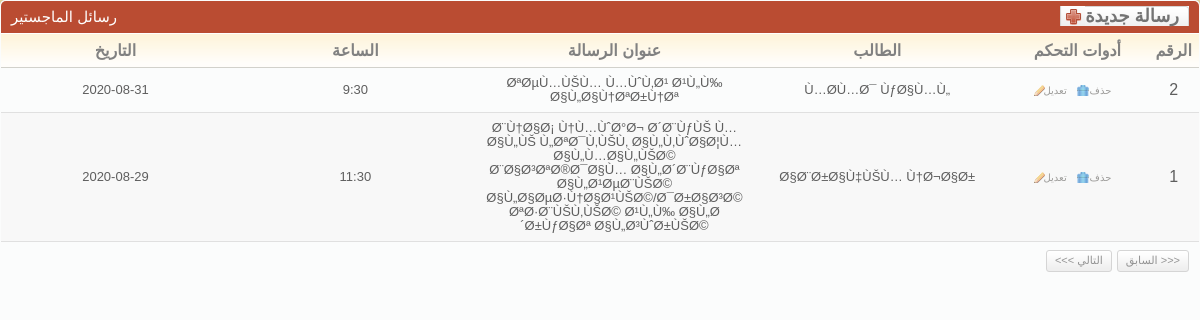
The app's page /desgin/cp/showMessages_Debate.php with its own data.
### tables this page shows
CREATE TABLE `messages_debate` (
  `id` int(11) NOT NULL,
  `messages_id` int(11) NOT NULL,
  `supervisor_name1` text NOT NULL,
  `supervisor_desc1` text NOT NULL,
  `supervisor_name2` text NOT NULL,
  `supervisor_desc2` text NOT NULL,
  `supervisor_name3` text NOT NULL,
  `supervisor_desc3` text NOT NULL,
  `supervisor_name4` text NOT NULL,
  `supervisor_desc4` text NOT NULL,
  `supervisor_name5` text NOT NULL,
  `supervisor_desc5` text NOT NULL,
  `the_time` text NOT NULL,
  `the_date` date NOT NULL,
  `the_place` text NOT NULL,
  `pdf` text NOT NULL,
  `done` text NOT NULL
);

CREATE TABLE `messages` (
  `id` int(11) NOT NULL,
  `depa_id` int(11) NOT NULL,
  `university_no` text NOT NULL,
  `name` text NOT NULL,
  `title` text NOT NULL,
  `supervisor_name` text NOT NULL,
  `supervisor_name1` text NOT NULL,
  `registration_date` date NOT NULL,
  `grant_date` date NOT NULL,
  `comments_data` text NOT NULL
);

### database/Connection.php (called while the page is built, shortened)
<?php
$pagging_count = 15;
?>

### database/messages/MessagesDbase.php (called while the page is built, shortened)
<?php
class MessagesDbase
{
	function  getMessageByID($id)
	{
		$product = new Messages();
		$query   = "select * from messages where id=".$id;
		$result  = mysql_query($query);
		$row     = mysql_fetch_array($result);
		$product->id = $row["id"];
		$product->depa_id = $row["depa_id"];
		$product->university_no = $row["university_no"];
		$product->name = $row["name"];
		$product->title = $row["title"];
		$product->supervisor_name = $row["supervisor_name"];
		$product->supervisor_name1 = $row["supervisor_name1"];
		$product->registration_date = $row["registration_date"];
		$product->grant_date = $row["grant_date"];
		$product->comments_data = $row["comments_data"];
		return $product;
	}
	function  getCountMessages_Debate()
	{
		$query = "select count(id) as lolo from messages_debate order by id";
		$result= mysql_query($query);
		$row   = mysql_fetch_array($result);
		return $row["lolo"];
	}
	function getMessages_Debate( $offset , $row_count)
	{
		$products = array();
		$query       = "select * from messages_debate order by id desc LIMIT ".$row_count." OFFSET ".$offset;
		$result      = mysql_query($query);
		$num_results = mysql_num_rows($result);
		for($i = 0; $i < $num_results; $i++){
			$product = new Messages_Debate();
			$row     = mysql_fetch_array($result);
			$product->id = $row["id"];
			$product->messages_id = $row["messages_id"];
			$product->supervisor_name1 = $row["supervisor_name1"];
			$product->supervisor_desc1 = $row["supervisor_desc1"];
			$product->supervisor_name2 = $row["supervisor_name2"];
			$product->supervisor_desc2 = $row["supervisor_desc2"];
			$product->supervisor_name3 = $row["supervisor_name3"];
			$product->supervisor_desc3 = $row["supervisor_desc3"];
			$product->supervisor_name4 = $row["supervisor_name4"];
			$product->supervisor_desc4 = $row["supervisor_desc4"];
			$product->supervisor_name5 = $row["supervisor_name5"];
			$product->supervisor_desc5 = $row["supervisor_desc5"];
			$product->the_time = $row["the_time"];
			$product->the_date = $row["the_date"];
			$product->the_place = $row["the_place"];
			$product->pdf = $row["pdf"];
			$product->done = $row["done"];
			$products[$i] = $product;
		}
		return $products;
	}
}
?>

### desgin/cp/showMessages_Debate.php (the view, shortened to what this page needs)
<link rel="stylesheet" href="css/style.css" type="text/css" media="all" />
<?
extract($_REQUEST);
include("../../database/Connection.php");
include("../../database/messages/MessagesDbase.php");
$db = new MessagesDbase();
if($offset == "")
{
	$offset = 0;
}
if($row_count == "")
{
	$row_count = $pagging_count;
}
$all_rows_count = $db->getCountMessages_Debate();
$products       = $db->getMessages_Debate($offset,$row_count);
?>
<div class="box">
	<div class="box-head">
		<h2 class="left">
			رسائل الماجستير
		</h2>
		<h2 class="right">
			<a href="#" name="aa3" id="aa3" class="add-button">
				<span>
					رسالة جديدة
				</span>
			</a>
		</h2>
	</div>
	<div class="table">
		<?
		if(count($products) != 0)
		{
			?>
			<table width="100%" border="0" cellspacing="0" cellpadding="0">
				<tr>
					<th width="266">
						التاريخ
					</th>
					<th width="292">
						الساعة
					</th>
					<th width="284">
						عنوان الرسالة
					</th>
					<th width="284">
						الطالب
					</th>
					<th width="157">
						أدوات التحكم
					</th>
					<th width="49">
						الرقم
					</th>
				</tr>
				<?
				for($a1 = 0;$a1 < count($products);$a1++)
				{
					$products_one = $products[$a1];
					?>
					<tr <? echo (( $a1 % 2 ) ? "class='odd'" : "" ); ?> >
						<td align="center">
							<h3>
								<?
								echo $products_one->the_date;
								?>
							</h3>
						</td>
						<td align="center">
							<h3>
								<?
								echo $products_one->the_time;
								?>
							</h3>
						</td>
						<td align="center">
							<h3>
								<?
								$dddd = $db->getMessageByID($products_one->messages_id);
								echo $dddd->title;
								?>
							</h3>
						</td>
						<td align="center">
							<h3>
								<?
								echo $dddd->name;
								?>
							</h3>
						</td>
						<td align="center">
							<a href="#" val="<? echo $products_one->id; ?>"  key="deleteMessages_Debate.php" path="<? echo $products_one->pdf; ?>" onclick="call_click(this);" class="ico del">
								حذف
							</a>
							<a href="#" val="<? echo $products_one->id; ?>" key="updateMessages_Debate.php" onclick="call_click(this);" class="ico edit">
								تعديل
							</a>
						</td>
						<td align="center">
							<? echo ($all_rows_count - $offset - $a1); ?>
						</td>
					</tr>
					<?
				}
				?>
			</table>
			<div class="pagging">
				<div class="right">
					<a id="perv_" href="#">
						<<< التالي
					</a>
					<a id="next_" href="#">
						السابق >>>
					</a>
				</div>
			</div>
			<?
		}
		?>
	</div>
</div>

### desgin/cp/css/style.css (style rules this page uses)
* { padding: 0; margin: 0; outline: 0; }
a { color: #ba4c32; text-decoration: underline; cursor: pointer; }
.left, .alignleft { float: left; display: inline; }
.right, .alignright { float: right; display: inline; }
h2 { font-size: 15px; font-weight: normal; }
h3 { font-size: 13px; line-height: 14px; font-weight: normal; }
.table th { background: #fffdfa url(images/th.gif) repeat-x 0 0; color: #818181; text-align: center; padding: 7px 2px; border-bottom: solid 1px #d2d1cb; }
.table td { background: #fbfcfc; border-bottom: solid 1px #e0e0e0; padding: 8px 2px; }
.table tr.odd td { background: #f8f8f8; }
.box { background: #fbfcfc; height: 100%; padding: 1px; margin-bottom: 20px; }
.box-head { background: #ba4c32; height: 32px; color: #fff; padding: 0 10px; line-height: 32px; white-space: nowrap; border-bottom: solid 1px #fff; }
.box-head .right { padding-top: 5px; line-height: 13px; }
.pagging { height: 20px; padding: 8px 10px; line-height: 19px; color: #949494; }
.pagging a { background: url(images/pagging.gif) repeat-x 0 0; height: 20px; float: left; padding: 0 8px; border: solid 1px #d5d5d5; text-decoration: none; color: #949494; margin-left: 5px; }
a.ico { color: #9d9c9a; font-size: 10px; text-decoration: none; padding: 0 10px 0 10px; background-repeat: no-repeat; background-position: 0 0; }
a.del { background-image: url(images/del.gif); }
a.edit { background-image: url(images/edit.gif); }
.add-button, .add-button span { float: right; height: 20px; background: url(images/add-button.gif) no-repeat 0 0; background-position: left center; padding: 0 0 0 25px; }
.add-button span { background-position: right 0; padding: 0 10px 0 0; }
.add-button { font-weight: bold; font-size: 18px; color: #747474; text-decoration: none; line-height: 20px; }
.box { -moz-border-radius: 5px; -webkit-border-radius: 5px; -moz-box-shadow: 0 0 6px #978f6c; -webkit-box-shadow: 0 0 6px #978f6c; }
.box-head { -moz-border-radius-topleft: 5px; -moz-border-radius-topright: 5px; -webkit-border-top-left-radius: 5px; -webkit-border-top-right-radius: 5px; }
.small-field, .button, .pagging a { -moz-border-radius: 3px; -webkit-border-radius: 3px; }

### records on screen
messages_debate: the_date "2020-08-31", the_time "9:30", messages.title "ØªØµÙ…ÙŠÙ… Ù…ÙˆÙ‚Ø¹ Ø¹Ù„Ù‰ Ø§Ù„Ø§Ù†ØªØ±Ù†Øª", messages.name "Ù…Ø­Ù…Ø¯ ÙƒØ§Ù…Ù„", a1 "2"
messages_debate: the_date "2020-08-29", the_time "11:30", messages.title "Ø¨Ù†Ø§Ø¡ Ù†Ù…ÙˆØ°Ø¬ Ø´Ø¨ÙƒÙŠ Ù…Ø§Ù„ÙŠ Ù„ØªØ¯Ù‚ÙŠÙ‚ Ø§Ù„Ù‚ÙˆØ§Ø¦Ù… Ø§Ù„Ù…Ø§Ù„ÙŠØ© Ø¨Ø§Ø³ØªØ®Ø¯Ø§Ù… Ø§Ù„Ø´Ø¨ÙƒØ§Øª Ø§Ù„Ø¹ØµØ¨ÙŠØ© Ø§Ù„Ø§ØµØ·Ù†Ø§Ø¹ÙŠØ©/Ø¯Ø±Ø§Ø³Ø© ØªØ·Ø¨ÙŠÙ‚ÙŠØ© Ø¹Ù„Ù‰ Ø§Ù„Ø´Ø±ÙƒØ§Øª Ø§Ù„Ø³ÙˆØ±ÙŠØ©", messages.name "Ø§Ø¨Ø±Ø§Ù‡ÙŠÙ… Ù†Ø¬Ø§Ø±", a1 "1"
